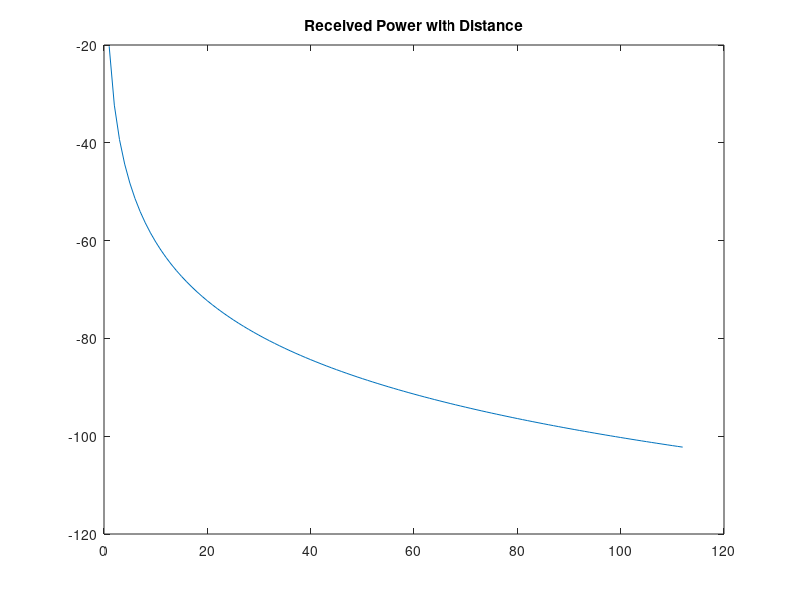

Recreate this plot in MATLAB. (Note: this script raises an error after producing the figure.)
% Authored by Sai Machiraju
% FMCW Radar Design

R = 0:1:112;
% 18 dBm
Ps = 0.001 * 10^(18 / 10);

lambda = 3E8 / 2.4E9;
% D = 83 mm
D = 0.083;
% Gain (non-dBi): (pi * D / lambda)^2
G = (pi * D / lambda) ^ 2;

rcs = 1; % 1 m^2

Pe = (Ps * G^2 * lambda^2 * rcs) ./ (R .^ 4 * (4 * pi)^3);
P_signal_dBm = 10 * log10(Pe / 0.001);

figure(1);
plot(R, P_signal_dBm);
title("Received Power with Distance");
subtitle("1 m^{2} RCS");
xlabel("Range (m)");
ylabel("Received Power (dBm)");

% PA + Mixer Conversion Loss
P_signal_mixer_output = P_signal_dBm + 21 - 6.79;

P_watts = 0.001 * 10 .^ (P_signal_mixer_output / 10);

figure(2);
% System has 50 ohm impedance
plot(R, sqrt(P_watts * 50));
title("RMS AC Voltage at Amplifier Input");
xlabel("Range (m)");
ylabel("AC RMS (V)");
